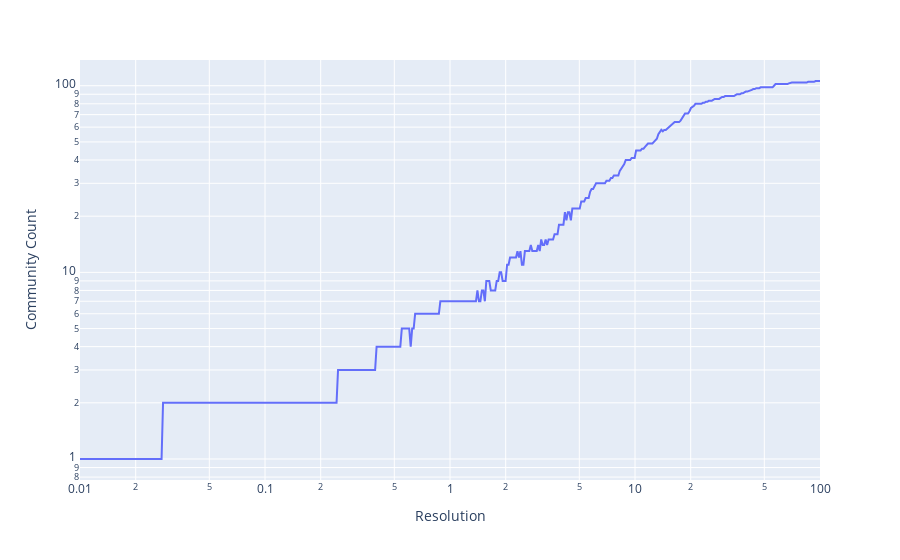

The notebook cell this image was saved under:
### Code cell
fig = px.line(x=resolutions, y=community_count, log_x=True, log_y=True, labels={'x': 'Resolution', 'y': 'Community Count'})
pyo.iplot(fig)

### Figure 1 — Plotly figure (JSON) as saved in the notebook; plotly's stock layout.template omitted (floating-point values rounded to 4 significant figures; data arrays with more than 128 entries replaced by an {"elided": "..."} marker saying what was removed)
{"data": [{"hovertemplate": "Resolution=%{x}<br>Community Count=%{y}<extra></extra>", "legendgroup": "", "line": {"color": "#636efa", "dash": "solid"}, "marker": {"symbol": "circle"}, "mode": "lines", "name": "", "orientation": "v", "showlegend": false, "type": "scatter", "x": {"elided": "500 float values"}, "xaxis": "x", "y": {"elided": "500 int values"}, "yaxis": "y"}], "layout": {"legend": {"tracegroupgap": 0}, "margin": {"t": 60}, "xaxis": {"anchor": "y", "domain": [0, 1], "title": {"text": "Resolution"}, "type": "log"}, "yaxis": {"anchor": "x", "domain": [0, 1], "title": {"text": "Community Count"}, "type": "log"}}}
